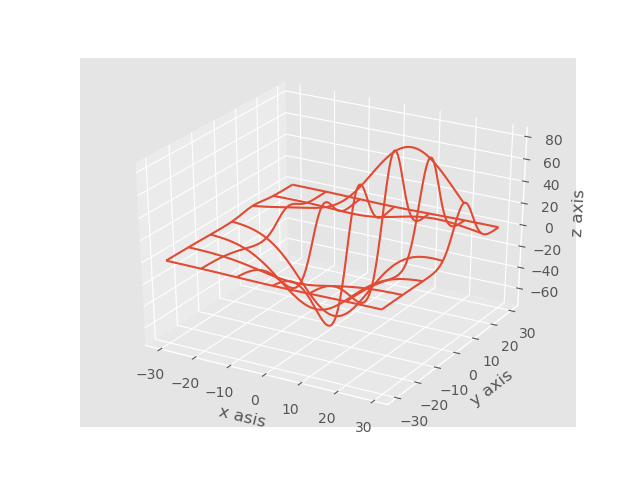

Here is the Python script that generated this plot:
import matplotlib.pyplot as plt
from mpl_toolkits.mplot3d import axes3d
import numpy as np
from matplotlib import style


style.use('ggplot')

fig = plt.figure()
ax1 = fig.add_subplot(111, projection='3d')

x, y, z = axes3d.get_test_data()
ax1.plot_wireframe(x,y,z, rstride = 20, cstride = 20) # 选择采样周期


ax1.set_xlabel('x asis')
ax1.set_ylabel('y axis')
ax1.set_zlabel('z axis')
plt.savefig('23.png')
plt.show()